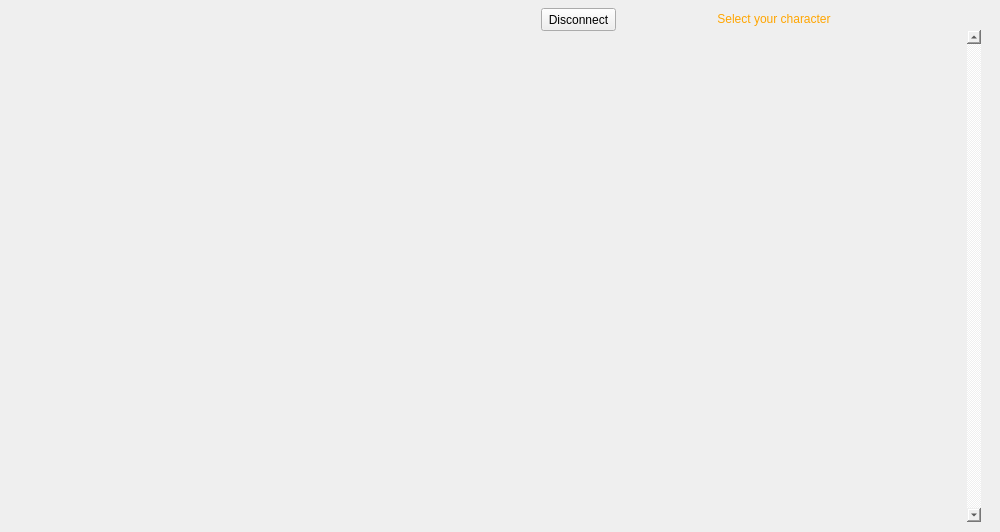
<?xml version="1.0" encoding="UTF-8"?>
<ui version="4.0">
 <class>GameWidget</class>
 <widget class="QWidget" name="GameWidget">
  <property name="geometry">
   <rect>
    <x>0</x>
    <y>0</y>
    <width>1000</width>
    <height>532</height>
   </rect>
  </property>
  <property name="focusPolicy">
   <enum>Qt::NoFocus</enum>
  </property>
  <property name="windowTitle">
   <string>Form</string>
  </property>
  <widget class="GamePort" name="gameview" native="true">
   <property name="geometry">
    <rect>
     <x>0</x>
     <y>0</y>
     <width>512</width>
     <height>384</height>
    </rect>
   </property>
   <widget class="QWidget" name="chatboxwidget" native="true">
    <property name="geometry">
     <rect>
      <x>128</x>
      <y>306</y>
      <width>256</width>
      <height>78</height>
     </rect>
    </property>
    <widget class="QLabel" name="chatbox">
     <property name="geometry">
      <rect>
       <x>0</x>
       <y>0</y>
       <width>256</width>
       <height>78</height>
      </rect>
     </property>
     <property name="text">
      <string/>
     </property>
     <property name="pixmap">
      <pixmap>chatbox.png</pixmap>
     </property>
     <property name="scaledContents">
      <bool>true</bool>
     </property>
    </widget>
    <widget class="QLabel" name="chatname">
     <property name="geometry">
      <rect>
       <x>4</x>
       <y>1</y>
       <width>254</width>
       <height>12</height>
      </rect>
     </property>
     <property name="styleSheet">
      <string notr="true">color: white</string>
     </property>
     <property name="text">
      <string/>
     </property>
    </widget>
    <widget class="QTextEdit" name="chattext">
     <property name="geometry">
      <rect>
       <x>2</x>
       <y>14</y>
       <width>252</width>
       <height>66</height>
      </rect>
     </property>
     <property name="cursor" stdset="0">
      <cursorShape>ArrowCursor</cursorShape>
     </property>
     <property name="styleSheet">
      <string notr="true">background-color: rgba(0, 0, 0, 0); color: white</string>
     </property>
     <property name="frameShape">
      <enum>QFrame::NoFrame</enum>
     </property>
     <property name="verticalScrollBarPolicy">
      <enum>Qt::ScrollBarAlwaysOff</enum>
     </property>
     <property name="horizontalScrollBarPolicy">
      <enum>Qt::ScrollBarAlwaysOff</enum>
     </property>
     <property name="readOnly">
      <bool>true</bool>
     </property>
     <property name="cursorWidth">
      <number>0</number>
     </property>
     <property name="textInteractionFlags">
      <set>Qt::NoTextInteraction</set>
     </property>
    </widget>
   </widget>
  </widget>
  <widget class="QStackedWidget" name="IngameWidgets">
   <property name="enabled">
    <bool>true</bool>
   </property>
   <property name="geometry">
    <rect>
     <x>0</x>
     <y>0</y>
     <width>1000</width>
     <height>532</height>
    </rect>
   </property>
   <property name="focusPolicy">
    <enum>Qt::NoFocus</enum>
   </property>
   <property name="styleSheet">
    <string notr="true"/>
   </property>
   <property name="frameShape">
    <enum>QFrame::NoFrame</enum>
   </property>
   <property name="currentIndex">
    <number>1</number>
   </property>
   <widget class="QWidget" name="IngameUI">
    <property name="focusPolicy">
     <enum>Qt::NoFocus</enum>
    </property>
    <property name="autoFillBackground">
     <bool>false</bool>
    </property>
    <widget class="PenaltyBar" name="_penaltybar1">
     <property name="geometry">
      <rect>
       <x>520</x>
       <y>470</y>
       <width>84</width>
       <height>14</height>
      </rect>
     </property>
     <property name="text">
      <string/>
     </property>
     <property name="pixmap">
      <pixmap>defensebar10.png</pixmap>
     </property>
    </widget>
    <widget class="PenaltyBar" name="_penaltybar2">
     <property name="geometry">
      <rect>
       <x>520</x>
       <y>484</y>
       <width>84</width>
       <height>14</height>
      </rect>
     </property>
     <property name="text">
      <string/>
     </property>
     <property name="pixmap">
      <pixmap>prosecutionbar10.png</pixmap>
     </property>
    </widget>
    <widget class="AIOButton" name="evidencebtn">
     <property name="geometry">
      <rect>
       <x>716</x>
       <y>490</y>
       <width>80</width>
       <height>24</height>
      </rect>
     </property>
     <property name="text">
      <string/>
     </property>
     <property name="pixmap">
      <pixmap>evidence_button.png</pixmap>
     </property>
    </widget>
    <widget class="QLabel" name="areainfo">
     <property name="geometry">
      <rect>
       <x>512</x>
       <y>514</y>
       <width>488</width>
       <height>18</height>
      </rect>
     </property>
     <property name="styleSheet">
      <string notr="true">color: white;
background-color: rgb(128, 128, 128)</string>
     </property>
     <property name="text">
      <string>zone 0</string>
     </property>
     <property name="scaledContents">
      <bool>true</bool>
     </property>
     <property name="alignment">
      <set>Qt::AlignCenter</set>
     </property>
    </widget>
    <widget class="QPushButton" name="ooclogin">
     <property name="enabled">
      <bool>true</bool>
     </property>
     <property name="geometry">
      <rect>
       <x>816</x>
       <y>492</y>
       <width>64</width>
       <height>22</height>
      </rect>
     </property>
     <property name="text">
      <string>Login</string>
     </property>
     <property name="checkable">
      <bool>false</bool>
     </property>
     <property name="checked">
      <bool>false</bool>
     </property>
     <property name="flat">
      <bool>false</bool>
     </property>
    </widget>
    <widget class="QLabel" name="sliderlabel1">
     <property name="geometry">
      <rect>
       <x>676</x>
       <y>404</y>
       <width>32</width>
       <height>13</height>
      </rect>
     </property>
     <property name="text">
      <string>Music</string>
     </property>
    </widget>
    <widget class="QLabel" name="sliderlabel2">
     <property name="geometry">
      <rect>
       <x>676</x>
       <y>424</y>
       <width>32</width>
       <height>13</height>
      </rect>
     </property>
     <property name="text">
      <string>SFX</string>
     </property>
    </widget>
    <widget class="QLabel" name="sliderlabel3">
     <property name="geometry">
      <rect>
       <x>676</x>
       <y>444</y>
       <width>32</width>
       <height>13</height>
      </rect>
     </property>
     <property name="text">
      <string>Blips</string>
     </property>
    </widget>
    <widget class="QSlider" name="musicslider">
     <property name="geometry">
      <rect>
       <x>520</x>
       <y>404</y>
       <width>148</width>
       <height>16</height>
      </rect>
     </property>
     <property name="maximum">
      <number>100</number>
     </property>
     <property name="orientation">
      <enum>Qt::Horizontal</enum>
     </property>
    </widget>
    <widget class="QSlider" name="soundslider">
     <property name="geometry">
      <rect>
       <x>520</x>
       <y>424</y>
       <width>148</width>
       <height>16</height>
      </rect>
     </property>
     <property name="maximum">
      <number>100</number>
     </property>
     <property name="orientation">
      <enum>Qt::Horizontal</enum>
     </property>
    </widget>
    <widget class="QSlider" name="blipslider">
     <property name="geometry">
      <rect>
       <x>520</x>
       <y>444</y>
       <width>148</width>
       <height>16</height>
      </rect>
     </property>
     <property name="maximum">
      <number>100</number>
     </property>
     <property name="orientation">
      <enum>Qt::Horizontal</enum>
     </property>
    </widget>
    <widget class="QLabel" name="walkanim_label">
     <property name="geometry">
      <rect>
       <x>716</x>
       <y>404</y>
       <width>71</width>
       <height>16</height>
      </rect>
     </property>
     <property name="text">
      <string>Walk animation</string>
     </property>
    </widget>
    <widget class="QLabel" name="runanim_label">
     <property name="geometry">
      <rect>
       <x>716</x>
       <y>444</y>
       <width>71</width>
       <height>16</height>
      </rect>
     </property>
     <property name="text">
      <string>Run animation</string>
     </property>
    </widget>
    <widget class="QComboBox" name="walkanim_dropdown">
     <property name="geometry">
      <rect>
       <x>716</x>
       <y>420</y>
       <width>80</width>
       <height>20</height>
      </rect>
     </property>
    </widget>
    <widget class="QComboBox" name="runanim_dropdown">
     <property name="geometry">
      <rect>
       <x>716</x>
       <y>460</y>
       <width>80</width>
       <height>20</height>
      </rect>
     </property>
    </widget>
    <widget class="QLabel" name="pinglabel">
     <property name="geometry">
      <rect>
       <x>904</x>
       <y>498</y>
       <width>128</width>
       <height>14</height>
      </rect>
     </property>
     <property name="text">
      <string>Ping:</string>
     </property>
     <property name="alignment">
      <set>Qt::AlignHCenter|Qt::AlignTop</set>
     </property>
    </widget>
    <widget class="AIOIndexButton" name="wt_button">
     <property name="geometry">
      <rect>
       <x>816</x>
       <y>408</y>
       <width>85</width>
       <height>42</height>
      </rect>
     </property>
     <property name="cursor">
      <cursorShape>ArrowCursor</cursorShape>
     </property>
     <property name="text">
      <string/>
     </property>
     <property name="pixmap">
      <pixmap>witnesstestimony.png</pixmap>
     </property>
    </widget>
    <widget class="AIOIndexButton" name="ce_button">
     <property name="geometry">
      <rect>
       <x>901</x>
       <y>408</y>
       <width>85</width>
       <height>42</height>
      </rect>
     </property>
     <property name="text">
      <string/>
     </property>
     <property name="pixmap">
      <pixmap>crossexamination.png</pixmap>
     </property>
    </widget>
    <widget class="AIOIndexButton" name="guilty_button">
     <property name="geometry">
      <rect>
       <x>901</x>
       <y>450</y>
       <width>85</width>
       <height>42</height>
      </rect>
     </property>
     <property name="text">
      <string/>
     </property>
     <property name="pixmap">
      <pixmap>guilty.png</pixmap>
     </property>
    </widget>
    <widget class="AIOIndexButton" name="notguilty_button">
     <property name="geometry">
      <rect>
       <x>816</x>
       <y>450</y>
       <width>85</width>
       <height>42</height>
      </rect>
     </property>
     <property name="text">
      <string/>
     </property>
     <property name="pixmap">
      <pixmap>notguilty.png</pixmap>
     </property>
    </widget>
    <widget class="QListWidget" name="musiclist">
     <property name="geometry">
      <rect>
       <x>512</x>
       <y>280</y>
       <width>488</width>
       <height>120</height>
      </rect>
     </property>
     <property name="verticalScrollMode">
      <enum>QAbstractItemView::ScrollPerPixel</enum>
     </property>
    </widget>
    <widget class="QTextEdit" name="chatlog">
     <property name="geometry">
      <rect>
       <x>512</x>
       <y>0</y>
       <width>244</width>
       <height>280</height>
      </rect>
     </property>
     <property name="styleSheet">
      <string notr="true">background-color: rgb(96, 96, 96); color: white</string>
     </property>
     <property name="readOnly">
      <bool>true</bool>
     </property>
    </widget>
    <widget class="QWidget" name="oocwidget" native="true">
     <property name="geometry">
      <rect>
       <x>756</x>
       <y>0</y>
       <width>244</width>
       <height>280</height>
      </rect>
     </property>
     <widget class="QTextBrowser" name="oocchat">
      <property name="geometry">
       <rect>
        <x>0</x>
        <y>0</y>
        <width>244</width>
        <height>260</height>
       </rect>
      </property>
      <property name="autoFillBackground">
       <bool>false</bool>
      </property>
      <property name="styleSheet">
       <string notr="true">QTextEdit { background-color: rgb(64, 64, 64); color: white } a{ color: rgb(0, 192, 192); }</string>
      </property>
      <property name="frameShape">
       <enum>QFrame::StyledPanel</enum>
      </property>
      <property name="frameShadow">
       <enum>QFrame::Sunken</enum>
      </property>
      <property name="openExternalLinks">
       <bool>true</bool>
      </property>
     </widget>
     <widget class="QLineEdit" name="oocnameinput">
      <property name="geometry">
       <rect>
        <x>0</x>
        <y>260</y>
        <width>64</width>
        <height>20</height>
       </rect>
      </property>
      <property name="styleSheet">
       <string notr="true">QLineEdit { background-color: rgb(64, 64, 64);
color: white } QLineEdit:hover{border: 1px solid gray; background-color: rgb(64,64,64)}</string>
      </property>
     </widget>
     <widget class="QLineEdit" name="oocinput">
      <property name="geometry">
       <rect>
        <x>64</x>
        <y>260</y>
        <width>180</width>
        <height>20</height>
       </rect>
      </property>
      <property name="styleSheet">
       <string notr="true">QLineEdit { background-color: rgb(64, 64, 64);
color: white } QLineEdit:hover{border: 1px solid gray; background-color: rgb(64,64,64)}</string>
      </property>
      <property name="placeholderText">
       <string>OOC chat message...</string>
      </property>
     </widget>
    </widget>
    <widget class="ICLineEdit" name="ic_input">
     <property name="geometry">
      <rect>
       <x>0</x>
       <y>384</y>
       <width>416</width>
       <height>16</height>
      </rect>
     </property>
     <property name="placeholderText">
      <string>Click here to chat</string>
     </property>
    </widget>
    <widget class="QLineEdit" name="showname_input">
     <property name="geometry">
      <rect>
       <x>416</x>
       <y>384</y>
       <width>96</width>
       <height>16</height>
      </rect>
     </property>
    </widget>
    <widget class="QLabel" name="emotebar">
     <property name="geometry">
      <rect>
       <x>0</x>
       <y>400</y>
       <width>512</width>
       <height>112</height>
      </rect>
     </property>
     <property name="text">
      <string/>
     </property>
     <property name="pixmap">
      <pixmap>emote_bar.png</pixmap>
     </property>
     <property name="scaledContents">
      <bool>false</bool>
     </property>
    </widget>
    <widget class="AIOButton" name="prevemotepage">
     <property name="geometry">
      <rect>
       <x>8</x>
       <y>492</y>
       <width>40</width>
       <height>40</height>
      </rect>
     </property>
     <property name="text">
      <string/>
     </property>
     <property name="pixmap">
      <pixmap>arrow_left.png</pixmap>
     </property>
     <property name="scaledContents">
      <bool>false</bool>
     </property>
    </widget>
    <widget class="AIOButton" name="textcolorbtn">
     <property name="geometry">
      <rect>
       <x>72</x>
       <y>492</y>
       <width>40</width>
       <height>40</height>
      </rect>
     </property>
     <property name="text">
      <string/>
     </property>
     <property name="pixmap">
      <pixmap>textcolor_button.png</pixmap>
     </property>
     <property name="scaledContents">
      <bool>false</bool>
     </property>
    </widget>
    <widget class="AIOButton" name="switchbtn">
     <property name="geometry">
      <rect>
       <x>135</x>
       <y>500</y>
       <width>70</width>
       <height>24</height>
      </rect>
     </property>
     <property name="text">
      <string/>
     </property>
     <property name="pixmap">
      <pixmap>switch_button.png</pixmap>
     </property>
    </widget>
    <widget class="AIOButton" name="movebtn">
     <property name="geometry">
      <rect>
       <x>221</x>
       <y>500</y>
       <width>70</width>
       <height>24</height>
      </rect>
     </property>
     <property name="text">
      <string/>
     </property>
     <property name="pixmap">
      <pixmap>move_button.png</pixmap>
     </property>
    </widget>
    <widget class="AIOButton" name="examinebtn">
     <property name="geometry">
      <rect>
       <x>307</x>
       <y>500</y>
       <width>70</width>
       <height>24</height>
      </rect>
     </property>
     <property name="text">
      <string/>
     </property>
     <property name="pixmap">
      <pixmap>examine_button.png</pixmap>
     </property>
    </widget>
    <widget class="AIOButton" name="realizationbtn">
     <property name="geometry">
      <rect>
       <x>400</x>
       <y>492</y>
       <width>40</width>
       <height>40</height>
      </rect>
     </property>
     <property name="text">
      <string/>
     </property>
     <property name="pixmap">
      <pixmap>realization.png</pixmap>
     </property>
     <property name="scaledContents">
      <bool>false</bool>
     </property>
    </widget>
    <widget class="AIOButton" name="nextemotepage">
     <property name="geometry">
      <rect>
       <x>464</x>
       <y>492</y>
       <width>40</width>
       <height>40</height>
      </rect>
     </property>
     <property name="text">
      <string/>
     </property>
     <property name="pixmap">
      <pixmap>arrow_right.png</pixmap>
     </property>
     <property name="scaledContents">
      <bool>false</bool>
     </property>
    </widget>
   </widget>
   <widget class="CharSelect" name="charselect">
    <widget class="QScrollArea" name="charscroller">
     <property name="geometry">
      <rect>
       <x>530</x>
       <y>30</y>
       <width>451</width>
       <height>492</height>
      </rect>
     </property>
     <property name="styleSheet">
      <string notr="true">background-color: transparent</string>
     </property>
     <property name="frameShape">
      <enum>QFrame::NoFrame</enum>
     </property>
     <property name="verticalScrollBarPolicy">
      <enum>Qt::ScrollBarAlwaysOn</enum>
     </property>
     <property name="widgetResizable">
      <bool>true</bool>
     </property>
     <widget class="QWidget" name="charscrollwidget">
      <property name="geometry">
       <rect>
        <x>0</x>
        <y>0</y>
        <width>434</width>
        <height>492</height>
       </rect>
      </property>
     </widget>
    </widget>
    <widget class="QPushButton" name="disconnectbtn">
     <property name="geometry">
      <rect>
       <x>541</x>
       <y>8</y>
       <width>75</width>
       <height>23</height>
      </rect>
     </property>
     <property name="text">
      <string>Disconnect</string>
     </property>
    </widget>
    <widget class="QWidget" name="charnamewidget" native="true">
     <property name="geometry">
      <rect>
       <x>638</x>
       <y>6</y>
       <width>272</width>
       <height>26</height>
      </rect>
     </property>
     <widget class="QLabel" name="charnameimg">
      <property name="geometry">
       <rect>
        <x>0</x>
        <y>0</y>
        <width>272</width>
        <height>26</height>
       </rect>
      </property>
      <property name="text">
       <string/>
      </property>
      <property name="pixmap">
       <pixmap>evidence_name.png</pixmap>
      </property>
      <property name="alignment">
       <set>Qt::AlignHCenter|Qt::AlignTop</set>
      </property>
     </widget>
     <widget class="QLabel" name="charnamelabel">
      <property name="geometry">
       <rect>
        <x>0</x>
        <y>0</y>
        <width>272</width>
        <height>26</height>
       </rect>
      </property>
      <property name="styleSheet">
       <string notr="true">background-color: rgba(0, 0, 0, 0); color: rgb(255, 165, 0)</string>
      </property>
      <property name="text">
       <string>Select your character</string>
      </property>
      <property name="alignment">
       <set>Qt::AlignCenter</set>
      </property>
     </widget>
    </widget>
   </widget>
  </widget>
  <zorder>IngameWidgets</zorder>
  <zorder>gameview</zorder>
 </widget>
 <customwidgets>
  <customwidget>
   <class>GamePort</class>
   <extends>QWidget</extends>
   <header>game</header>
   <container>1</container>
  </customwidget>
  <customwidget>
   <class>ICLineEdit</class>
   <extends>QLineEdit</extends>
   <header>game</header>
  </customwidget>
  <customwidget>
   <class>AIOButton</class>
   <extends>QLabel</extends>
   <header>buttons</header>
  </customwidget>
  <customwidget>
   <class>PenaltyBar</class>
   <extends>QLabel</extends>
   <header>buttons</header>
  </customwidget>
  <customwidget>
   <class>AIOIndexButton</class>
   <extends>QLabel</extends>
   <header>buttons</header>
  </customwidget>
  <customwidget>
   <class>CharSelect</class>
   <extends>QWidget</extends>
   <header>charselect</header>
   <container>1</container>
  </customwidget>
 </customwidgets>
 <resources/>
 <connections/>
</ui>
